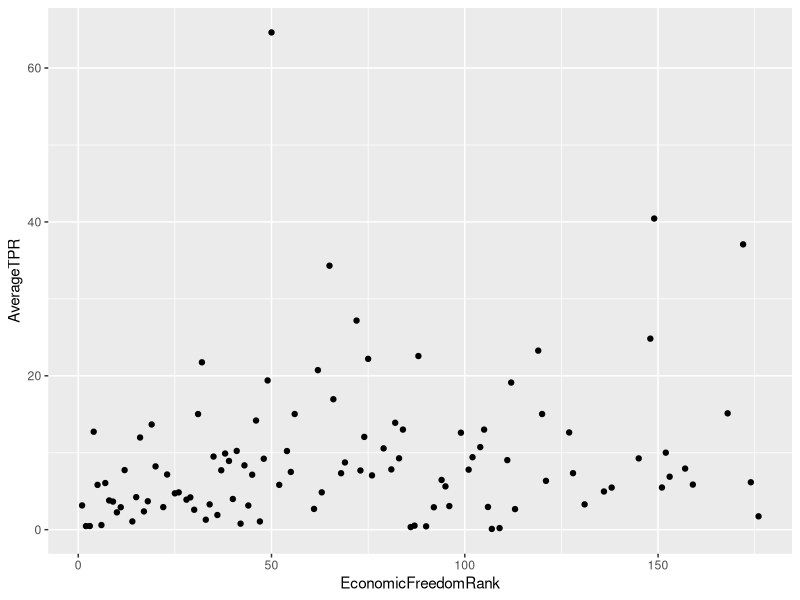
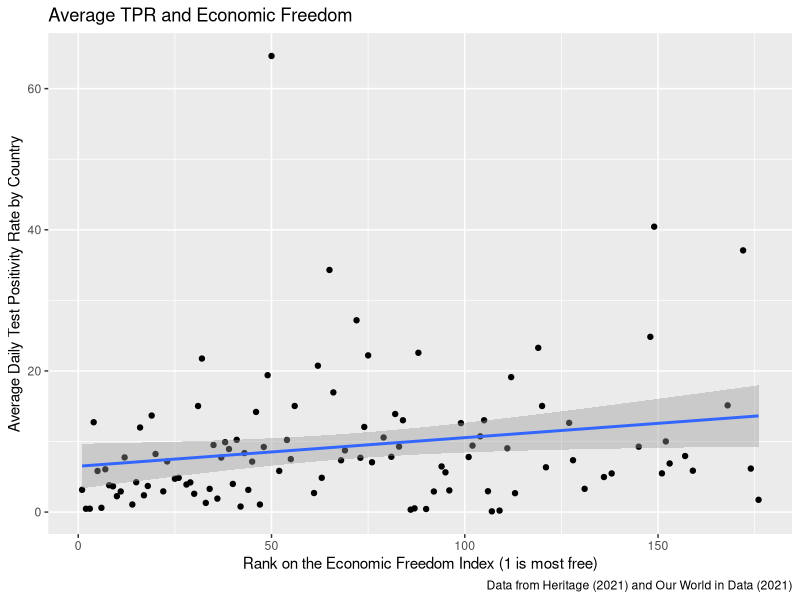

Source code (R) for these figures, in order:
# --------- SETUP ---------

# Loading packages
library(tidyverse)
library(readxl)

# --------- IMPORTING AND CLEANING DATA ---------

# Importing data
economic_freedom <- read_excel("EconomicFreedom.xls")
test_positivity <- read_csv("PositivityRates.csv")

# Creating smaller datasets
average_test_positivity <- test_positivity %>% group_by(Entity) %>% mutate(average_positivity_rate = mean(cumulative_positivity_rate)) %>% select(Entity, average_positivity_rate) %>% distinct(.keep_all = TRUE)
pure_freedom <- economic_freedom %>% select(CountryName, WorldRank, FreedomScore)

# Making the data similar before merging
pure_freedom <- subset(pure_freedom, pure_freedom$CountryName %in% pure_freedom$CountryName[pure_freedom$FreedomScore!="N/A"])
pure_freedom <- subset(pure_freedom, pure_freedom$CountryName %in% average_test_positivity$Entity)
average_test_positivity <- subset(average_test_positivity, average_test_positivity$Entity %in% pure_freedom$CountryName)
average_test_positivity <- average_test_positivity %>% rename(CountryName = Entity)

# Ensuring quantitative data is stored as numeric
pure_freedom$WorldRank <- as.numeric(pure_freedom$WorldRank)
pure_freedom$FreedomScore <- as.numeric(pure_freedom$FreedomScore)
average_test_positivity$average_positivity_rate <- as.numeric(average_test_positivity$average_positivity_rate)

# Merging the data
CovidEconomicFreedom <- left_join(pure_freedom, average_test_positivity, by = "CountryName") %>% rename(AverageTPR = average_positivity_rate, EconomicFreedomRank = WorldRank)
head(CovidEconomicFreedom)

# --------- ANALYSIS ---------

# Scatterplot of rank and average TPR
CovidEconomicFreedom %>% 
  ggplot(aes(EconomicFreedomRank, AverageTPR)) +
  geom_point()

# Simple regression
lm(EconomicFreedomRank ~ AverageTPR, data = CovidEconomicFreedom)
CovidEconomicFreedom %>%
  ggplot(aes(EconomicFreedomRank, AverageTPR)) +
  geom_point() +
  geom_smooth(method = "lm") + 
  labs(
    title = "Average TPR and Economic Freedom",
    caption = "Data from Heritage (2021) and Our World in Data (2021)",
    x = "Rank on the Economic Freedom Index (1 is most free)",
    y = "Average Daily Test Positivity Rate by Country"
  )

# Summary statistics
cor(CovidEconomicFreedom$EconomicFreedomRank, CovidEconomicFreedom$AverageTPR)